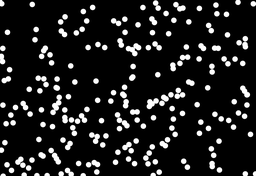
#> input picture BTP4/Img_12.png, 256 x 176 px, shrunk from 1400 x 960 before the run; its folder holds 4 pictures in this run
$ python Trial_Analysis.py
#> lines starting #> are read from the running program, lines starting #| are printed output that depends on the picture; after the words box and inside, x2 and y2 are one past the last pixel; in counts of white or black regions, pixels touching at a corner belong together
import matplotlib.pyplot as plt
import numpy as np
import pandas as pd
from glob import glob
from skimage.io import imread, imshow
from skimage.color import rgb2gray, rgba2rgb  # Import rgba2rgb for handling four channels
from skimage.measure import label, regionprops, regionprops_table
from skimage.filters import threshold_otsu, try_all_threshold
from skimage.morphology import area_closing, area_opening, binary_erosion
from sklearn.model_selection import train_test_split
from sklearn.ensemble import RandomForestClassifier

filepaths = glob('BTP4/*.png')

oneFrame = imread(filepaths[2])
#> oneFrame is the input picture: shape (176, 256, 4); mean R, G, B, A 31.3, 31.3, 31.3, 255

# Handle RGBA images by converting to RGB
if oneFrame.shape[-1] == 4:
    oneFrame = rgba2rgb(oneFrame)
#> oneFrame: shape (176, 256, 3) float64

gray_oneFrame = rgb2gray(oneFrame)
thresh = threshold_otsu(gray_oneFrame)
#> thresh = 0.455
binarized = gray_oneFrame > thresh
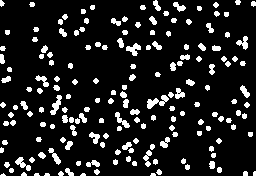
#> binarized: shape (176, 256) bool; 12.4% white; 175 white regions (7 under 20 px), largest, box (x1, y1, x2, y2) and area: (147, 95, 169, 109) 143, (50, 95, 62, 115) 109, (126, 43, 141, 56) 103

closed = area_closing(binarized)
#> closed: shape (176, 256) bool; 12.5% white; 175 white regions (7 under 20 px), largest, box (x1, y1, x2, y2) and area: (147, 95, 169, 109) 144, (50, 95, 62, 115) 109, (126, 43, 141, 56) 103
opened = area_opening(closed)
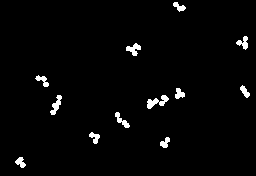
#> opened: shape (176, 256) bool; 2.3% white; 12 white regions, largest, box (x1, y1, x2, y2) and area: (147, 95, 169, 109) 144, (50, 95, 62, 115) 109, (126, 43, 141, 56) 103
eroded = binary_erosion(opened)
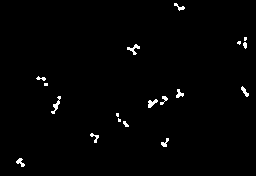
#> eroded: shape (176, 256) bool; 1.2% white in thin lines or dots, all inside (x1, y1, x2, y2) = (16, 3, 249, 167)

label_im = label(opened)
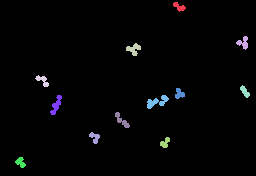
#> label_im: shape (176, 256) int32; 13 distinct labels, from 0 to 12; one colour per label, 0 black
regions = regionprops(label_im)
#> regions = 12 regions; largest, box (x1, y1, x2, y2) and area: (147, 95, 169, 109) 144, (50, 95, 62, 115) 109, (126, 43, 141, 56) 103, (115, 112, 130, 128) 91, (236, 36, 248, 50) 86

masks = []
bbox = []
print(regions)
#> (printed output is left out)
for num, x in enumerate(regions):
    area = x.area
    convex_area = x.convex_area
    if num != 0 and num != 1 and x.area >= 1:
        masks.append(regions[num].convex_image)
        bbox.append(regions[num].bbox)
#> this loop made 12 passes
#> (area, convex_area) on passes 1 to 12: (67, 83), (86, 112), (103, 137), (76, 105), (66, 73), (73, 86), (109, 145), (144, 213), (91, 123), (72, 91), (67, 79), (70, 81)
#> after the loop, bbox = [(43, 126, 56, 141), (75, 35, 87, 49), (85, 240, 98, 250), (88, 175, 99, 185), (95, 50, 115, 62), (95, 147, 109, 169), (112, 115, 128, 130), (132, 89, 144, 100), (137, 160, 148, 170), (157, 15, 168, 26)]; masks = 10 items
count = len(masks)
#> count = 10
fig, axis = plt.subplots(10, int(count / 1), figsize=(15, 6))
for ax, box, mask in zip(axis.flatten(), bbox, masks):
    image = gray_oneFrame[box[0]:box[2], box[1]:box[3]] * mask
    ax.imshow(image, cmap='gray')  # Specify cmap for grayscale images
    ax.axis('off')
#> this loop made 10 passes
plt.show()
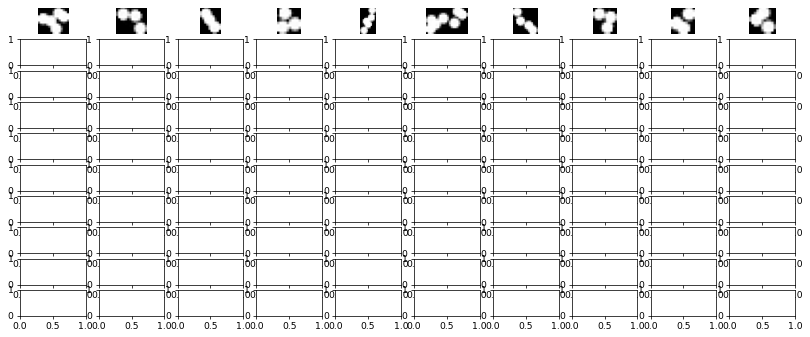
#> figure drawn by matplotlib, 10 panels

properties = ['area', 'convex_area', 'bbox_area',
              'major_axis_length', 'minor_axis_length',
              'perimeter', 'equivalent_diameter',
              'mean_intensity', 'solidity', 'eccentricity', 'centroid']

# Create the DataFrame
df = pd.DataFrame(regionprops_table(label_im, gray_oneFrame, properties=properties))
#> df = table of 12 rows and 12 columns

# Export the DataFrame to a CSV file
df.to_csv('region_properties.csv', index=False)
